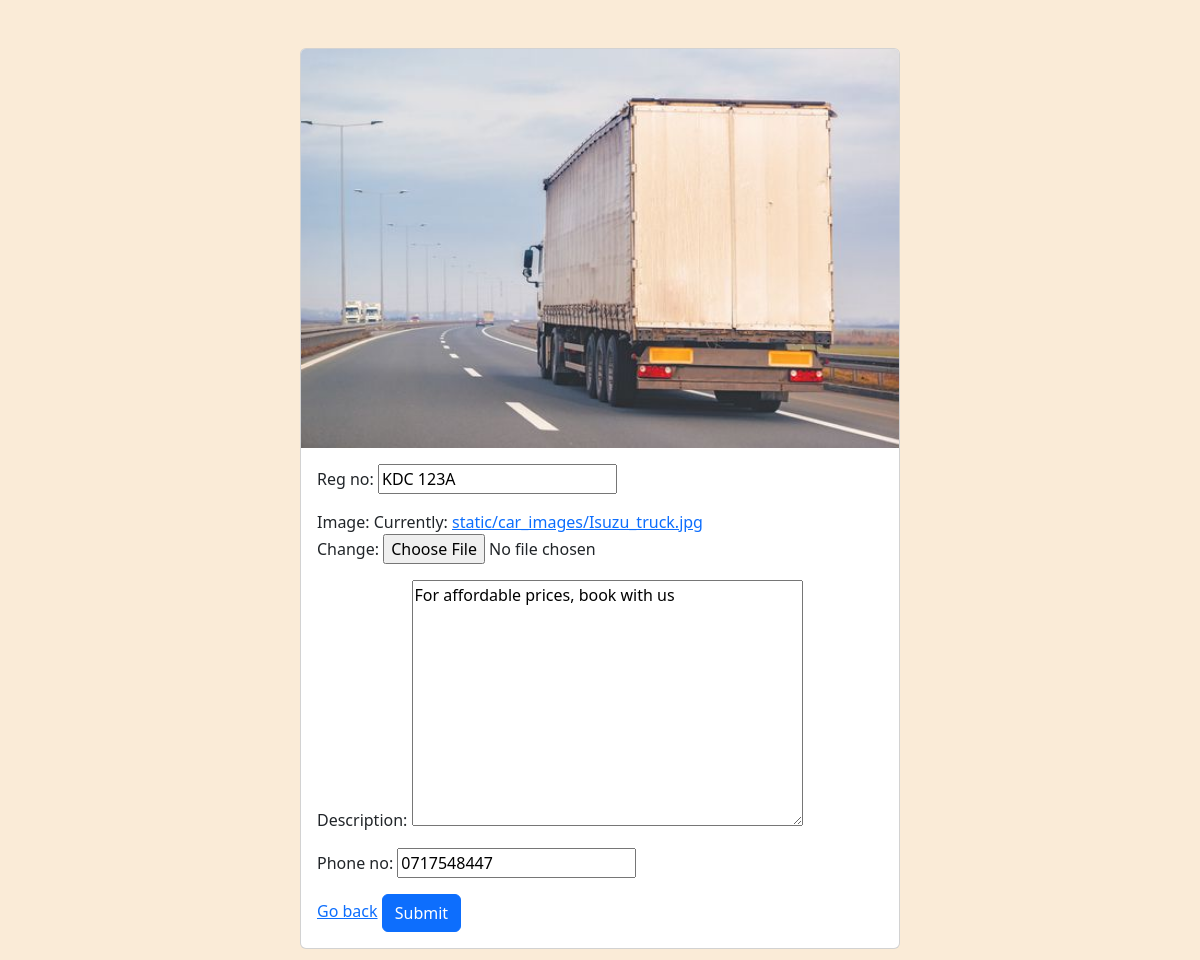
Page /edit/3/ (signed in) on the committed database.
### Owner/models.py (models this page shows, shortened)
class Car(models.Model):
    owner = models.ForeignKey(User, null=True, on_delete=models.CASCADE)
    reg_no = models.CharField(max_length=20, unique=True, validators=[
        RegexValidator('^(K)([ABCDEFGHJKLMNPQRSTUVWXYZ]){2}( ){1}(\d){3}([ABCDEFGHJKLMNPQRSTUVWXYZ])$',
                       message="Invalid Number Plate")])
    image = models.ImageField(upload_to='car_images/')
    description = models.TextField(null=True, blank=True)
    phone_no = models.CharField(max_length=20, unique=True,
                                validators=[RegexValidator('^(0)([127])(\d){8}$', message='Invalid phone numbers')])
    updated = models.DateTimeField(auto_now = True , null=True)
    created = models.DateTimeField(auto_now_add=True, null= True)
    class Meta:
       ordering = ['-updated', '-created']  # Order by updated field in descending order and then by created field in descending order

### accounts/views.py (the view)
@login_required(login_url='login')
def updateCar(request, pk):
     car = Car.objects.get(id=pk)
     form = CarForm(instance=car)
     if request.user != car.owner:
          return HttpResponse('<h1 style="color: red;">You are not allowed here!!!</h1>')
     if request.method == 'POST':
          form = CarForm(request.POST, instance=car)
          if form.is_valid:
               form.save()
               return redirect('owner_dashboard')
     context={'form':form}
     return render(request, 'Owner/createcar.html', context)

### Owner/forms.py
class CarForm(ModelForm):
    class Meta:
        model = Car
        fields = '__all__'
        exclude = ['owner']

### Owner/templates/Owner/createcar.html (shortened to what this page needs)
  <!DOCTYPE html>
 {%load static%}
<html lang="en">
<head>
    <link href="https://cdn.jsdelivr.net/npm/bootstrap@5.3.0-alpha3/dist/css/bootstrap.min.css" rel="stylesheet">
</head>
<body style="background-color: antiquewhite";>
  <div class="card  mx-auto my-5" style="width: 50%;">
    <img src="{% static 'images/img3.jpg'%}" class="card-img-top" alt="...">
    <div class="card-body">
        <form method="POST" action="" enctype="multipart/form-data">
             {{form.as_p}}
            <a href="{{request.META.HTTP_REFERER}}" > Go back</a>
            <input class="btn btn-primary" type="submit" value="Submit">
        </form>
    </div>
  </div>
</body>
</html>
{% load static %}

### rows in the picture
Car: reg_no "KDC 123A", description "For affordable prices, book with us", phone_no "0717548447"
